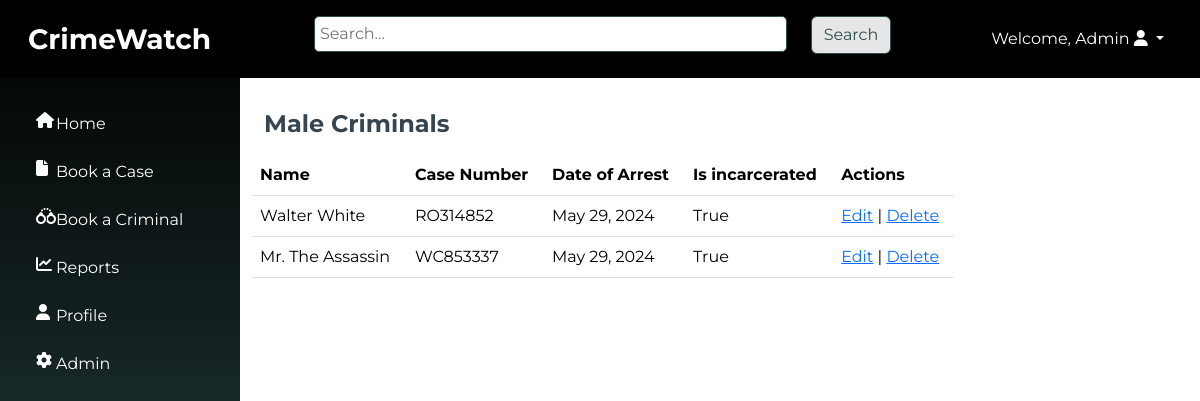
Screenshot of /criminals/male-criminals/ (signed in) with the database file from the repository.
### criminals/models.py (models this page shows, shortened)
class CriminalRecord(models.Model):
    MARITAL_STATUS = [
        ('Single', 'Single'),
        ('Married', 'Married'),
        ('Divorced', 'Divorced'),
        ('Widowed', 'Widowed'),
        ('Widower', 'Widower'),
        ('Celibate', 'Celibate'),
    ]
    RELIGION = [
        ('Christianity', 'Christianity'),
        ('Islam', 'Islam'),
        ('Traditional Worshippers', 'Traditional Worshippers'),
        ('Others', 'Others'),
    ]
    SEX_CHOICES = [
        ('male', 'Male'),
        ('female', 'Female'),
    ]
    first_name = models.CharField(max_length=255)
    middle_name = models.CharField(max_length=255, blank=True)
    surname = models.CharField(max_length=255)
    date_of_birth = models.DateField()
    date_of_arrest = models.DateField(auto_now_add=True)
    time_of_arrest = models.TimeField(auto_now_add=True)
    tribe = models.CharField(max_length=100)
    religion = models.CharField(max_length=100, choices=RELIGION, blank=True)
    marital_status = models.CharField(max_length=10, choices=MARITAL_STATUS, default="Single")
    height_in_meters = models.FloatField()
    weight_in_kg = models.FloatField()
    gender = models.CharField(max_length=10, choices=SEX_CHOICES,default="Male")
    nin = models.CharField(max_length=100, unique=True)
    address = models.CharField(max_length=255, blank=True)
    contact_info = PhoneNumberField(max_length=100, blank=True)
    distinctive_features = models.CharField(max_length=255, blank=True)
    next_of_kin = models.CharField(max_length=255, blank=True)
    mugshot = models.ImageField(upload_to='src/images/', blank=True)
    known_aliases = models.CharField(max_length=255, blank=True)
    associates = models.CharField(max_length=255, blank=True)
    arresting_officer = models.ForeignKey(Officer, on_delete=models.CASCADE, blank=True)
    case_number = models.CharField(max_length=9, default=generate_case_number, unique=True)
    is_incarcerated = models.BooleanField(default=True)
    is_wanted = models.BooleanField(default=False)

### criminals/views.py (the view)
# urls.py: path('male-criminals/', views.male_criminals_list, name='male_criminals_list'),
@login_required
def male_criminals_list(request):
    criminals = CriminalRecord.objects.filter(gender='male')
    return render(request, 'criminal_filter.html', {'criminals': criminals, 'title': 'Male Criminals'})

### criminals/templates/criminal_filter.html (shortened to what this page needs)
{% extends 'base.html' %}
{% block content %}
<div class="container-fluid mt-3">
    <h1 class="fw-bold fs-4">{{ title }}</h1>
    <div class="row mt-3">
        <table class="table w-75">
            <thead>
                <tr>
                    <th scope="col">Name</th>
                    <th scope="col">Case Number</th>
                    <th scope="col">Date of Arrest</th>
                    <th scope="col">Is incarcerated</th>
                    <th scope="col">Actions</th>
                </tr>
            </thead>
            <tbody>
                {% for criminal in criminals %}
                    <tr>
                        <td class="text-capitalize">{{ criminal.first_name }} {{ criminal.surname }}</td>
                        <td class="text-capitalize">{{ criminal.case_number}}</td>
                        <td class="">{{ criminal.date_of_arrest }}</td>
                        <td class="text-capitalize">{{ criminal.is_incarcerated }}</td>
                        <td>
                            <a href="{% url 'criminal_update' criminal.pk %}">Edit</a> |
                            <a href="{% url 'criminal_delete' criminal.pk %}">Delete</a>
                        </td>
                    </tr>
                {% empty %}
                    <p class="text-danger">No criminals in this category</p>
                {% endfor %}
            </tbody>
        </table>
    </div>
</div>
 {% endblock %}

### templates/base.html (shortened to what this page needs)
<!DOCTYPE html>
<html lang="en">
<head>
    <link rel="stylesheet" href="https://cdnjs.cloudflare.com/ajax/libs/font-awesome/6.5.2/css/all.min.css">
    {% load static %}
    <link rel="stylesheet" type="text/css" href="{% static 'src/styles.css' %}">
    <link href="https://cdn.jsdelivr.net/npm/bootstrap@5.3.3/dist/css/bootstrap.min.css" rel="stylesheet">
</head>
<body>
    <nav class="navbar navbar-expand-sm navbar-dark p-3">
        <div class="container-fluid">
            <div class="col-md-3"><a class="navbar-brand fs-3 fw-bold" href="{% url 'home' %}">CrimeWatch</a></div>
            <div class="col-md-6 d-none d-sm-block">
              <form method="get" action="{% url 'search_results' %}">
                <div class="row mb-2 align-items-start">
                  <div class="col-md-10">
                    <input type="text" name="q" placeholder="Search...">
                  </div>
                  <div class="col-md-2 rounded-top">
                    <button type="submit" class="btn btn-gray">Search</button>
                  </div>
              </div>
            </form>
          </div>
                <div class="col-md-3 d-none d-sm-block float-end">
                  {% if user.is_authenticated %}
                  <ul class="navbar-nav ml-3 justify-content-end">
                  <li class="dropdown nav-item">
                      <a href="#" class="dropdown-toggle nav-link text-white text-capitalize" data-bs-toggle="dropdown">Welcome, {{ user.username }} <i class="fa fa-user"></i> <b class="caret"></b></a>
                  </li></ul>
                  {% else %}
                  <li><a href="{% url 'login' %}">Login</a></li>
                  {% endif %}
          </div>
        </div>
      </nav>
    <div class="container-fluid">
        <div class="row">
        <div class="vert-bar d-none d-sm-block">
            <ul class="navbar-nav">
              <li class="nav-item my-1 mx-1 p-2 text-white row align-items-start">
                <i class="col-2 fa fa-house text-center"></i>
                <a class="col-10 nav-link p-0 m-0" href="{% url 'home' %}">Home</a>
              </li>
              <li class="nav-item my-1 mx-1 p-2 text-white row align-items-start">
                <i class="col-2 fa fa-file text-center"></i>
                <a class="col-10 nav-link p-0 m-0" href="{% url 'case_list' %}">Book a Case</a>
              </li>
              <li class="nav-item my-1 mx-1 p-2 text-white row align-items-start">
                <i class="col-2 fa fa-handcuffs text-center"></i>
                <a class="col-10 nav-link p-0 m-0" href="#">Book a Criminal</a>
              </li>
              <li class="nav-item my-1 mx-1 p-2 text-white row align-items-start">
                <i class="col-2 fa fa-chart-line text-center"></i>
                <a class="col-10 nav-link p-0 m-0" href="#">Reports</a>
              </li>
              <li class="nav-item my-1 mx-1 p-2 text-white row align-items-start">
                <i class="col-2 fa fa-user text-center"></i>
                <a class="col-10 nav-link p-0 m-0" href="#">Profile</a>
              </li>
              <li class="nav-item my-1 mx-1 p-2 text-white row align-items-start">
                <i class="col-2 fa fa-gear text-center"></i>
                <a class="col-10 nav-link p-0 m-0" href="#">Admin</a>
              </li>
              </ul>
        </div>
        <div class="content pt-3">
            {% block content %}{% endblock %}
        </div>
        </div>
    </div>
</body>
</html>

### static/src/styles.css (style rules this page uses)
body { font-family: 'Montserrat', sans-serif !important; color: var(--charcoal) !important; }
:root { --dark-slate-gray:#2F4F4F; --dark-khaki: #BDB76B; --crimson-red: #DC143C; --ivory: ##FFFFF0; --charcoal: #36454F; --dim-gray: #696969; --orange: #FFa500 }
.navbar { background:black; color: var(--dark-slate-gray) !important; z-index: 2; }
.btn-gray { background-color: #e6e6e6 !important; color: var(--ivory) !important; border-color: var(--dark-slate-gray) !important; }
.vert-bar { background-image: linear-gradient(180deg, black, var(--dark-slate-gray)) !important; position: fixed; top: 0; left: 0; z-index: 1; padding-top: 100px !important; width: 20% !important; height: 100%; color: white; padding: 20px 0; overflow-x: hidden; }
input[type="text"], input[type="number"], input[type="email"], input[type="date"], textarea { width:100%; border-radius: 5px; border: solid 1px #2F4F4F; padding:5px; }
.content { width:80% !important; margin: auto 0 0 20%; }

### rows the page displays
CriminalRecord: first_name "Walter", surname "White", case_number "RO314852", date_of_arrest "May 29, 2024", is_incarcerated "True"
CriminalRecord: first_name "Mr.", surname "The Assassin", case_number "WC853337", date_of_arrest "May 29, 2024", is_incarcerated "True"

### other values shown
{{ user.username }} "Admin"
{{ title }} "Male Criminals"
